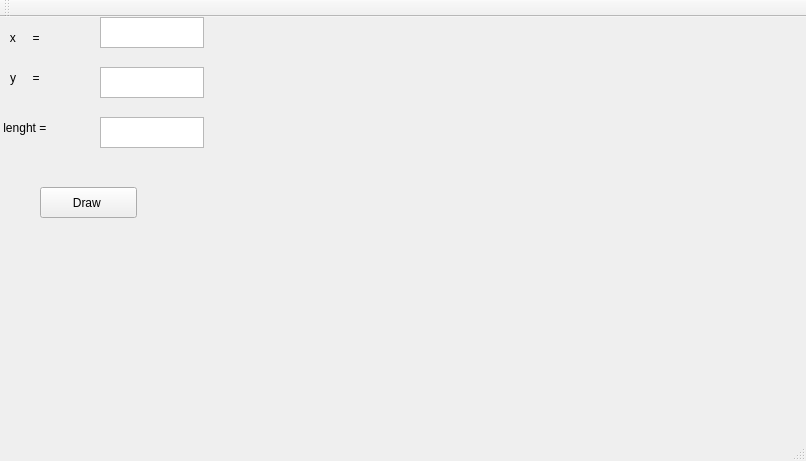
<?xml version="1.0" encoding="UTF-8"?>
<ui version="4.0">
 <class>MainWindow</class>
 <widget class="QMainWindow" name="MainWindow">
  <property name="geometry">
   <rect>
    <x>0</x>
    <y>0</y>
    <width>806</width>
    <height>461</height>
   </rect>
  </property>
  <property name="windowTitle">
   <string>MainWindow</string>
  </property>
  <widget class="QWidget" name="centralWidget">
   <widget class="QTextEdit" name="textEdit">
    <property name="geometry">
     <rect>
      <x>100</x>
      <y>0</y>
      <width>104</width>
      <height>31</height>
     </rect>
    </property>
   </widget>
   <widget class="QTextEdit" name="textEdit_2">
    <property name="geometry">
     <rect>
      <x>100</x>
      <y>50</y>
      <width>104</width>
      <height>31</height>
     </rect>
    </property>
   </widget>
   <widget class="QLabel" name="label">
    <property name="geometry">
     <rect>
      <x>0</x>
      <y>10</y>
      <width>65</width>
      <height>21</height>
     </rect>
    </property>
    <property name="text">
     <string>   x     =  </string>
    </property>
   </widget>
   <widget class="QLabel" name="label_2">
    <property name="geometry">
     <rect>
      <x>10</x>
      <y>50</y>
      <width>65</width>
      <height>21</height>
     </rect>
    </property>
    <property name="text">
     <string>y     = </string>
    </property>
   </widget>
   <widget class="QLabel" name="label_3">
    <property name="geometry">
     <rect>
      <x>0</x>
      <y>100</y>
      <width>65</width>
      <height>21</height>
     </rect>
    </property>
    <property name="text">
     <string> lenght =</string>
    </property>
   </widget>
   <widget class="QTextEdit" name="textEdit_3">
    <property name="geometry">
     <rect>
      <x>100</x>
      <y>100</y>
      <width>104</width>
      <height>31</height>
     </rect>
    </property>
   </widget>
   <widget class="QLabel" name="label_4">
    <property name="enabled">
     <bool>true</bool>
    </property>
    <property name="geometry">
     <rect>
      <x>280</x>
      <y>-20</y>
      <width>501</width>
      <height>431</height>
     </rect>
    </property>
    <property name="mouseTracking">
     <bool>true</bool>
    </property>
    <property name="frameShadow">
     <enum>QFrame::Raised</enum>
    </property>
    <property name="text">
     <string/>
    </property>
   </widget>
   <widget class="QPushButton" name="pushButton">
    <property name="geometry">
     <rect>
      <x>40</x>
      <y>170</y>
      <width>97</width>
      <height>31</height>
     </rect>
    </property>
    <property name="text">
     <string>Draw </string>
    </property>
   </widget>
  </widget>
  <widget class="QMenuBar" name="menuBar">
   <property name="geometry">
    <rect>
     <x>0</x>
     <y>0</y>
     <width>806</width>
     <height>27</height>
    </rect>
   </property>
  </widget>
  <widget class="QToolBar" name="mainToolBar">
   <attribute name="toolBarArea">
    <enum>TopToolBarArea</enum>
   </attribute>
   <attribute name="toolBarBreak">
    <bool>false</bool>
   </attribute>
  </widget>
  <widget class="QStatusBar" name="statusBar"/>
 </widget>
 <layoutdefault spacing="6" margin="11"/>
 <resources/>
 <connections/>
</ui>
